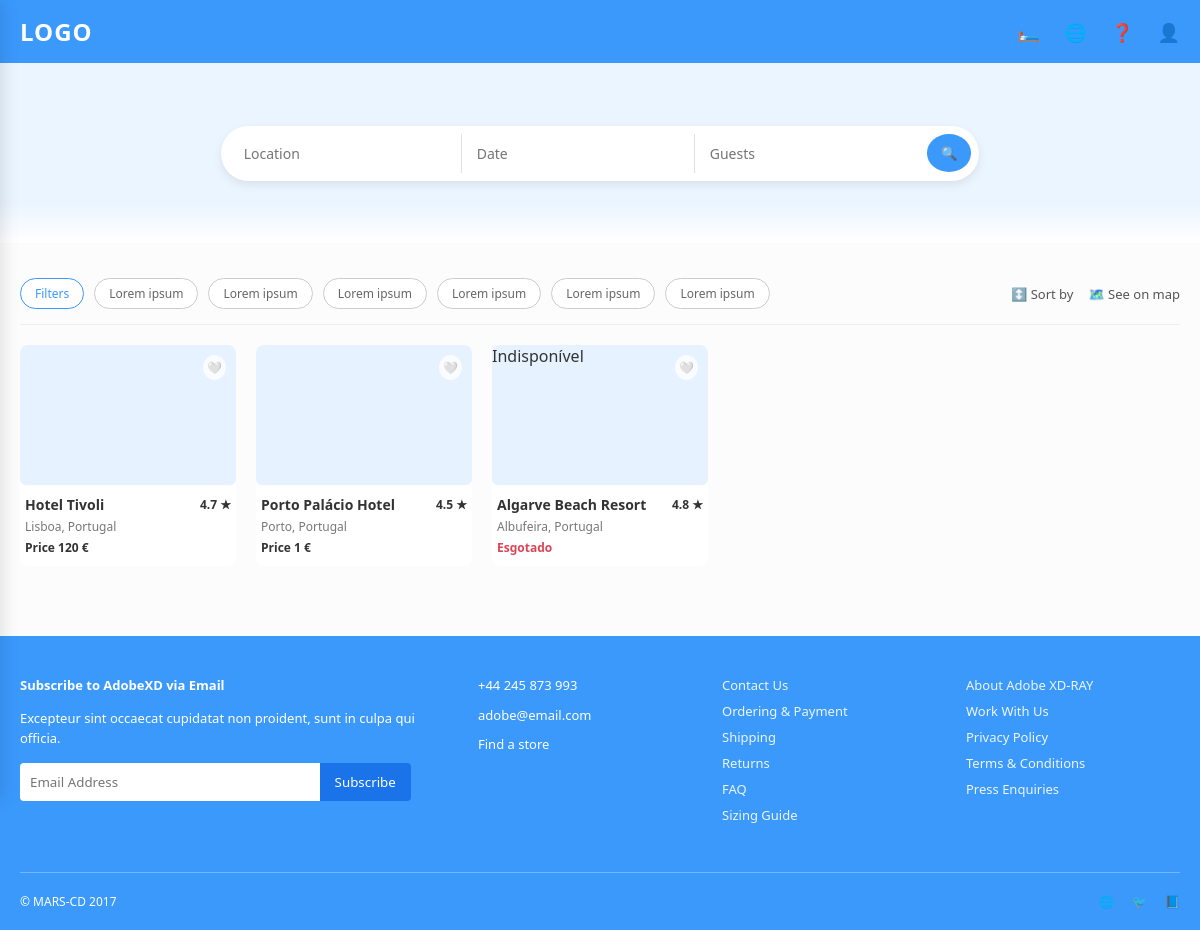
The page / on the database its author committed.
### tables this page shows
CREATE TABLE hoteis (
        id INTEGER PRIMARY KEY AUTOINCREMENT,
        nome TEXT NOT NULL,
        localizacao TEXT NOT NULL,
        preco REAL NOT NULL,
        avaliacao REAL DEFAULT 0.0,
        vagas INTEGER NOT NULL DEFAULT 0
    );

### scripts/disponibilidade.php (called while the page is built)
<?php
global $conn;
$lista_hoteis = [];
try {
    if (isset($conn) && $conn !== null) {
        $result = $conn->query("SELECT id, nome, localizacao, preco, avaliacao, vagas FROM hoteis");
        if ($result) {
            while ($row = $result->fetchArray(SQLITE3_ASSOC)) {
                $lista_hoteis[] = $row;
            }
        }
    }
} catch (Exception $e) {
    $lista_hoteis = [];
}
?>

### index.php (the view, shortened to what this page needs)
<?php
require_once 'db.php';
include_once 'scripts/disponibilidade.php';
?>
<!DOCTYPE html>
<html lang="pt">
<head>
    <link rel="stylesheet" href="styles/style.css">
    <link rel="stylesheet" href="styles/style_filtros.css">
</head>
<body>
    <header class="main-header">
        <div class="header-container">
            <div class="logo">LOGO</div>
            <nav class="header-nav">
                <a href="reservations_painel.php" class="nav-icon" title="Reservas" aria-label="Reservas">🛏️</a>
                <a href="#" class="nav-icon" title="Idioma" aria-label="Idioma">🌐</a>
                <a href="#" class="nav-icon" title="Ajuda" aria-label="Ajuda">❓</a>
                <a href="login.php" class="nav-icon profile-icon" title="Ir para o Login" aria-label="Login">👤</a>
            </nav>
        </div>
        <div class="hero-section">
            <div class="search-bar">
                <input type="text" placeholder="Location" class="search-input">
                <input type="text" placeholder="Date" class="search-input">
                <input type="text" placeholder="Guests" class="search-input">
                <button class="search-btn">🔍</button>
            </div>
        </div>
    </header>
    <main class="content-container">
        <section class="filters-section">
            <div class="filters-scroll">
                <button id="openFiltersBtn" class="filter-btn active">Filters</button>
                <button class="filter-btn">Lorem ipsum</button>
                <button class="filter-btn">Lorem ipsum</button>
                <button class="filter-btn">Lorem ipsum</button>
                <button class="filter-btn">Lorem ipsum</button>
                <button class="filter-btn">Lorem ipsum</button>
                <button class="filter-btn">Lorem ipsum</button>
            </div>
            <div class="sort-actions">
                <span>↕️ Sort by</span>
                <span>🗺️ See on map</span>
            </div>
        </section>
        <section class="hotel-grid">
            <?php if (!empty($lista_hoteis)): ?>
                <?php foreach ($lista_hoteis as $hotel):
                    $indisponivel = ($hotel['vagas'] <= 0);
                ?>
                    <article class="hotel-card <?php echo $indisponivel ? 'card-indisponivel' : ''; ?>" style="position: relative;">
                        <a href="<?php echo $indisponivel ? '#' : 'details.html?id=' . $hotel['id']; ?>" class="hotel-card-link" style="text-decoration: none; color: inherit; display: block;">
                            <div class="card-image-placeholder">
                                <span class="favorite-icon" onclick="event.stopPropagation(); event.preventDefault();">🤍</span>
                                <?php if ($indisponivel): ?>
                                    <div class="badge-indisponivel">Indisponível</div>
                                <?php endif; ?>
                            </div>
                            <div class="card-info">
                                <div class="card-header">
                                    <h3><?php echo htmlspecialchars($hotel['nome']); ?></h3>
                                    <span class="rating"><?php echo htmlspecialchars($hotel['avaliacao']); ?> ★</span>
                                </div>
                                <p class="location"><?php echo htmlspecialchars($hotel['localizacao']); ?></p>
                                <div class="price-action-container" style="display: flex; justify-content: space-between; align-items: center;">
                                    <?php if ($indisponivel): ?>
                                        <p class="price" style="color: #db4455; font-weight: bold;">Esgotado</p>
                                    <?php else: ?>
                                        <p class="price">Price <span><?php echo htmlspecialchars($hotel['preco']); ?></span> €</p>
                                    <?php endif; ?>
                                </div>
                            </div>
                        </a>
                    </article>
                <?php endforeach; ?>
            <?php else: ?>
                <p>Nenhum hotel disponível de momento.</p>
            <?php endif; ?>
        </section>
    </main>
    <footer class="main-footer">
        <div class="footer-container">
            <div class="footer-column newsletter">
                <h4>Subscribe to AdobeXD via Email</h4>
                <p>Excepteur sint occaecat cupidatat non proident, sunt in culpa qui officia.</p>
                <div class="newsletter-form">
                    <input type="email" placeholder="Email Address">
                    <button>Subscribe</button>
                </div>
            </div>
            <div class="footer-column">
                <p>+44 245 873 993</p>
                <p>adobe@email.com</p>
                <p>Find a store</p>
            </div>
            <div class="footer-column">
                <a href="#">Contact Us</a>
                <a href="#">Ordering & Payment</a>
                <a href="#">Shipping</a>
                <a href="#">Returns</a>
                <a href="#">FAQ</a>
                <a href="#">Sizing Guide</a>
            </div>
            <div class="footer-column">
                <a href="#">About Adobe XD-RAY</a>
                <a href="#">Work With Us</a>
                <a href="#">Privacy Policy</a>
                <a href="#">Terms & Conditions</a>
                <a href="#">Press Enquiries</a>
            </div>
        </div>
        <div class="footer-bottom">
            <p>© MARS-CD 2017</p>
            <div class="social-icons">
                <span>🌐</span> <span>🐦</span> <span>📘</span>
            </div>
        </div>
    </footer>
</body>
</html>

### styles/style.css (style rules this page uses)
* { margin: 0; padding: 0; box-sizing: border-box; font-family: 'Segoe UI', Tahoma, Geneva, Verdana, sans-serif; }
body { background-color: #fcfcfc; color: #333; }
.main-header { background-color: #3b99fc; color: white; }
.header-container { max-width: 1200px; margin: 0 auto; padding: 15px 20px; display: flex; justify-content: space-between; align-items: center; }
.logo { font-size: 24px; font-weight: bold; letter-spacing: 1px; }
.header-nav .nav-icon { color: white; text-decoration: none; margin-left: 20px; font-size: 18px; }
.hero-section { background-color: #ebf5ff; height: 180px; display: flex; justify-content: center; align-items: center; position: relative; }
.hero-section::before { content: ""; position: absolute; bottom: 0; width: 100%; height: 40px; background: linear-gradient(transparent, #ffffff); }
.search-bar { background: white; padding: 8px; border-radius: 30px; box-shadow: 0 4px 10px rgba(0, 0, 0, 0.08); display: flex; align-items: center; z-index: 1; }
.search-input { border: none; outline: none; padding: 10px 15px; border-right: 1px solid #e0e0e0; font-size: 14px; }
.search-input:nth-child(3) { border-right: none; }
.search-btn { background-color: #3b99fc; border: none; color: white; padding: 10px 14px; border-radius: 50%; cursor: pointer; }
.content-container { max-width: 1200px; margin: 0 auto; padding: 20px; }
.filters-section { display: flex; justify-content: space-between; align-items: center; padding: 15px 0; border-bottom: 1px solid #eee; margin-bottom: 20px; }
.filters-scroll { display: flex; gap: 10px; overflow-x: auto; }
.filter-btn { background: white; border: 1px solid #ccc; padding: 6px 14px; border-radius: 20px; font-size: 12px; color: #666; cursor: pointer; white-space: nowrap; }
.filter-btn:hover, .filter-btn.active { border-color: #3b99fc; color: #3b99fc; }
.sort-actions { display: flex; gap: 15px; font-size: 13px; color: #555; white-space: nowrap; }
.hotel-grid { display: grid; grid-template-columns: repeat(auto-fill, minmax(180px, 1fr)); gap: 20px; }
.hotel-card { background: white; border-radius: 8px; overflow: hidden; transition: transform 0.2s; cursor: pointer; }
.card-image-placeholder { background-color: #e6f2ff; height: 140px; position: relative; border-radius: 6px; }
.favorite-icon { position: absolute; top: 10px; right: 10px; background: rgba(255, 255, 255, 0.8); padding: 4px; border-radius: 50%; font-size: 12px; }
.card-info { padding: 10px 5px; }
.card-header { display: flex; justify-content: space-between; align-items: center; }
.card-header h3 { font-size: 14px; font-weight: 600; }
.rating { font-size: 12px; font-weight: bold; }
.location, .price { font-size: 12px; color: #777; margin-top: 4px; }
.price { font-weight: bold; color: #333; }
.main-footer { background-color: #3b99fc; color: white; margin-top: 50px; padding: 40px 20px 20px 20px; }
.footer-container { max-width: 1200px; margin: 0 auto; display: grid; grid-template-columns: 2fr repeat(3, 1fr); gap: 30px; font-size: 13px; }
.footer-column h4 { margin-bottom: 15px; }
.footer-column p { margin-bottom: 10px; line-height: 1.5; }
.footer-column a { color: white; text-decoration: none; display: block; margin-bottom: 8px; opacity: 0.9; }
.newsletter-form { display: flex; margin-top: 15px; }
.newsletter-form input { padding: 10px; border: none; border-radius: 4px 0 0 4px; outline: none; width: 70%; }
.newsletter-form button { background-color: #1a73e8; color: white; border: none; padding: 10px 15px; border-radius: 0 4px 4px 0; cursor: pointer; }
.footer-bottom { max-width: 1200px; margin: 40px auto 0 auto; padding-top: 20px; border-top: 1px solid rgba(255, 255, 255, 0.3); display: flex; justify-content: space-between; font-size: 12px; }
.social-icons span { margin-left: 15px; cursor: pointer; }

### rows shown on the page
hoteis: nome "Hotel Tivoli", avaliacao "4.7", localizacao "Lisboa, Portugal", preco "120"
hoteis: nome "Porto Palácio Hotel", avaliacao "4.5", localizacao "Porto, Portugal", preco "1"
hoteis: vagas "Indisponível", nome "Algarve Beach Resort", avaliacao "4.8", localizacao "Albufeira, Portugal"
